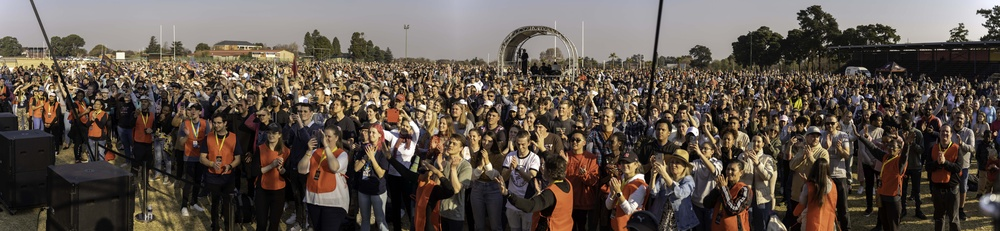
#> input picture DSC03218-Pano.jpg, 1000 x 231 px, shrunk from 15134 x 3492 before the run, found by its file name
$ python index.py
#> lines starting #> are read from the running program, lines starting #| are printed output that depends on the picture
import cv2
import numpy as np

# Load the image
image = cv2.imread('C:/Users/vusin/OneDrive/Documents/GitHub/CrowdDetection/DSC03218-Pano.jpg')
#> image is the input picture: shape (231, 1000, 3); mean B, G, R 74.1, 82.6, 93.4

# Load the pre-trained Haar Cascade classifier for detecting people
person_cascade = cv2.CascadeClassifier('C:/Users/vusin/OneDrive/Documents/GitHub/CrowdDetection/haarcascade_frontalface_alt.xml')

# Convert the image to grayscale
gray = cv2.cvtColor(image, cv2.COLOR_BGR2GRAY)
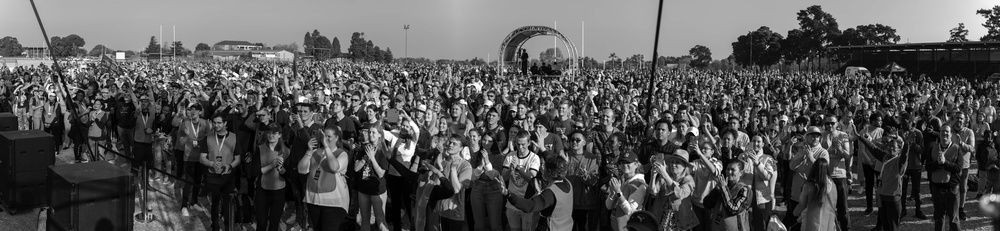
#> gray: shape (231, 1000); min 0, max 255, mean 84.9

# Detect people in the image using the Haar Cascade classifier
people = person_cascade.detectMultiScale(gray, 1.1, 4)
#> people = ()

# Draw rectangles around the detected people
for (x, y, w, h) in people:
    cv2.rectangle(image, (x, y), (x+w, y+h), (0, 255, 0), 2)
#> this loop made 0 passes

# Print the number of people detected
print("Number of people detected:", len(people))
#| Number of people detected: 0

# Display the image with the detected people
cv2.imshow('image', image)
cv2.waitKey(0)
cv2.destroyAllWindows()
